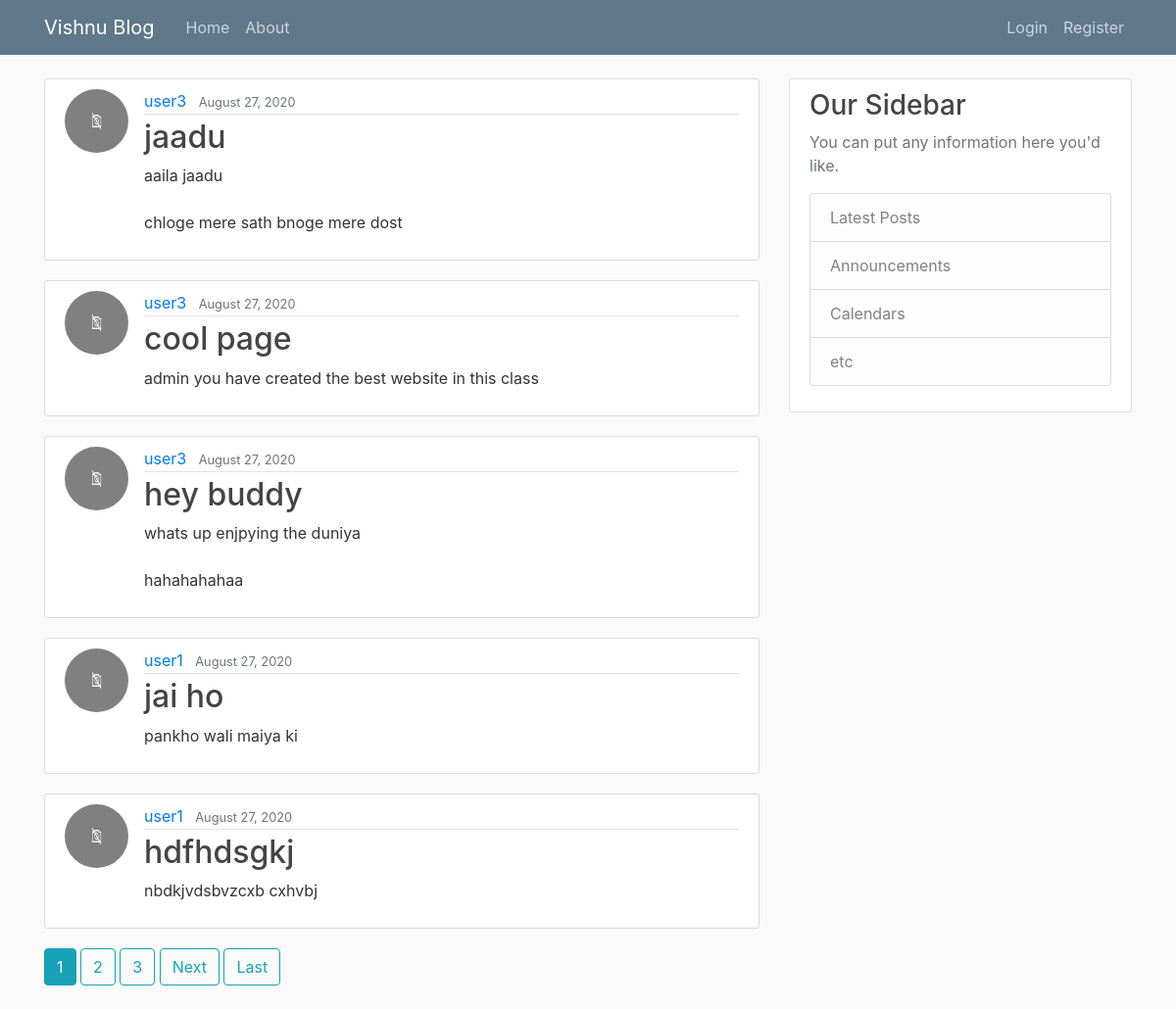
The page / on the database its author committed.
### blog/models.py (models this page shows, shortened)
class Post(models.Model):
    title = models.CharField(max_length=100)
    content = models.TextField()
    date_posted = models.DateTimeField(default= timezone.now)
    author = models.ForeignKey(User, on_delete=models.CASCADE)

### users/models.py (models this page shows, shortened)
class Profile(models.Model):
    user = models.OneToOneField( User, on_delete=models.CASCADE)
    image = models.ImageField(default='default.jpg',upload_to='profile_pics')

### blog/views.py (the view)
# urls.py: path('', PostListView.as_view(), name='blog-home'),
class PostListView(ListView):
    model = Post
    template_name = 'blog/home.html'  # <app>/<model>_<viewtype>.html
    context_object_name = 'posts'
    ordering = ['-date_posted']
    paginate_by = 5

### blog/templates/blog/home.html (shortened to what this page needs)
{% extends "blog/base.html" %}
{% block content %}
    {% for post in posts %}
        <article class="media content-section">
          <img class="rounded-circle article-img" src="{{ post.author.profile.image.url }}">
          <div class="media-body">
            <div class="article-metadata">
              <a class="mr-2" href="{% url 'user-posts' post.author.username %}">{{ post.author }}</a>
              <small class="text-muted">{{ post.date_posted|date:"F d, Y" }}</small>
            </div>
            <h2><a class="article-title" href="{% url 'post-detail' post.id %}">{{ post.title }}</a></h2>
            <p class="article-content">{{ post.content }}</p>
          </div>
        </article>
    {% endfor %}
    {% if is_paginated %}
      {% for num in page_obj.paginator.page_range %}
        {% if page_obj.number == num %}
          <a class="btn btn-info mb-4" href="?page={{ num }}">{{ num }}</a>
        {% elif num > page_obj.number|add:'-3' and num < page_obj.number|add:'3' %}
          <a class="btn btn-outline-info mb-4" href="?page={{ num }}">{{ num }}</a>
        {% endif %}
      {% endfor %}
      {% if page_obj.has_next %}
        <a class="btn btn-outline-info mb-4" href="?page={{ page_obj.next_page_number }}">Next</a>
        <a class="btn btn-outline-info mb-4" href="?page={{ page_obj.paginator.num_pages }}">Last</a>
      {% endif %}
    {% endif %}
{% endblock content %}

### blog/static/blog/main.css (style rules this page uses)
body { background: #fafafa; color: #333333; margin-top: 5rem; }
h1, h2, h3, h4, h5, h6 { color: #444444; }
.content-section { background: #ffffff; padding: 10px 20px; border: 1px solid #dddddd; border-radius: 3px; margin-bottom: 20px; }
.article-title { color: #444444; }
.article-content { white-space: pre-line; }
.article-img { height: 65px; width: 65px; margin-right: 16px; }
.article-metadata { padding-bottom: 1px; margin-bottom: 4px; border-bottom: 1px solid #e3e3e3 }

### rows shown on the page
Post: author.profile.image (placeholder picture), author "user3", date_posted "August 27, 2020", title "jaadu", content "aaila jaadu chloge mere sath bnoge mere dost"
Post: author.profile.image (placeholder picture), author "user3", date_posted "August 27, 2020", title "cool page", content "admin you have created the best website in this class"
Post: author.profile.image (placeholder picture), author "user3", date_posted "August 27, 2020", title "hey buddy", content "whats up enjpying the duniya hahahahahaa"
Post: author.profile.image (placeholder picture), author "user1", date_posted "August 27, 2020", title "jai ho", content "pankho wali maiya ki"
Post: author.profile.image (placeholder picture), author "user1", date_posted "August 27, 2020", title "hdfhdsgkj", content "nbdkjvdsbvzcxb cxhvbj"

### other values the page prints
{{ num }} "1"
{{ num }} "2" "3"
